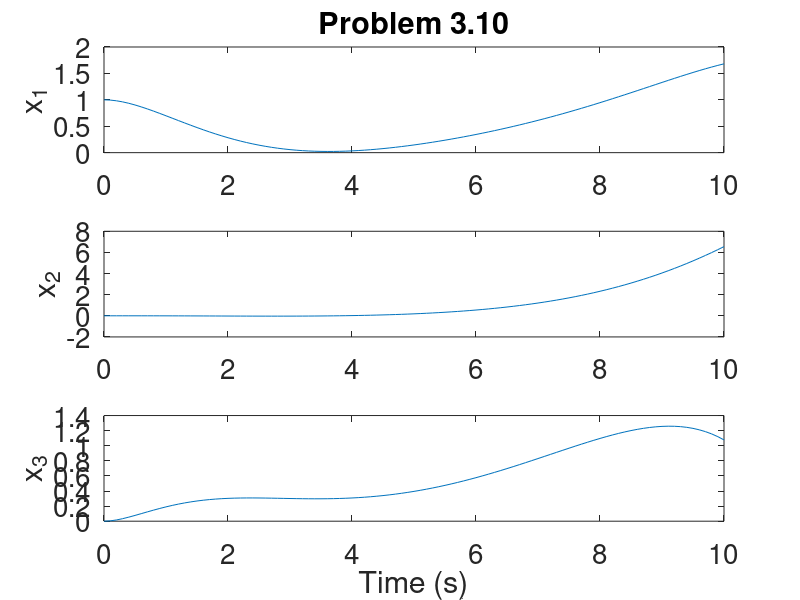

Recreate this plot in MATLAB.
clc; clear all; close all; format compact

% Jack Vranicar
% jjv20@fsu.edu
%% HW1, Q 3.10

%% Parameters
m_3 = 1; % kg
m_2 = 2; %kg
m_1 = 1; %kg

f_v3 = 1; % N*s/m
f_v2 = 1; % N*s/m
f_v1 = 1; % N*s/m

k_2 = 1; % N/m
k_1 = 1; % N/m


%% A, B, C, D Matrices
A = [
    0 , 1 , 0 , 0 , 0 , 0;
    -k_2/m_1 , (-f_v3 - f_v2)/(m_2) , 0 , (f_v2)/(m_2) , (k_2)/(m_2) , (f_v3)/(m_2);
    0 , 0 , 0 , 1 , 0 , 0;
    0 , (f_v2)/(m_2) , (k_1)/(m_2) , (-f_v2 - f_v1)/(m_2) , (k_1)/(m_2) , (f_v2)/(m_2);
    0 , 0 , 0 , 0 , 0 , 1;
    (k_2)/(m_3) , (f_v3)/(m_3) , (-k_1)/(m_3) , (f_v1)/(m_3) , (k_1 - k_2)/(m_3) , (-f_v3 - f_v1)/(m_3);
    ];

B = [

0;
0;
0;
0;
0;
(1)/(m_3);

];

C = [

1 , 0 , 0 , 0 , 0 , 0 ;
0 , 0 , 1 , 0 , 0 , 0 ;
0 , 0 , 0 , 0 , 1 , 0 ;


];

D = [ 
    0;
    0;
    0;
];

%% Simulation

T = ss(A, B, C, D);

Z = initial(T, [1 0 0 0 0 0], 10);
times = linspace(0, 10, numel(Z(:,1)));

figure()
    hold on
    set(gca,'FontSize',20);
    subplot(3, 1 ,1)
    plot(times, Z(:,1))
    set(gca,'FontSize',20);
    title("Problem 3.10")
    ylabel("x_1")
    subplot(3, 1, 2)
    plot(times, Z(:,2))
    set(gca,'FontSize',20);
    ylabel("x_2")
    subplot(3, 1, 3)
    plot(times, Z(:,3))
    set(gca,'FontSize',20);
    ylabel("x_3")
    xlabel("Time (s)")
    hold off